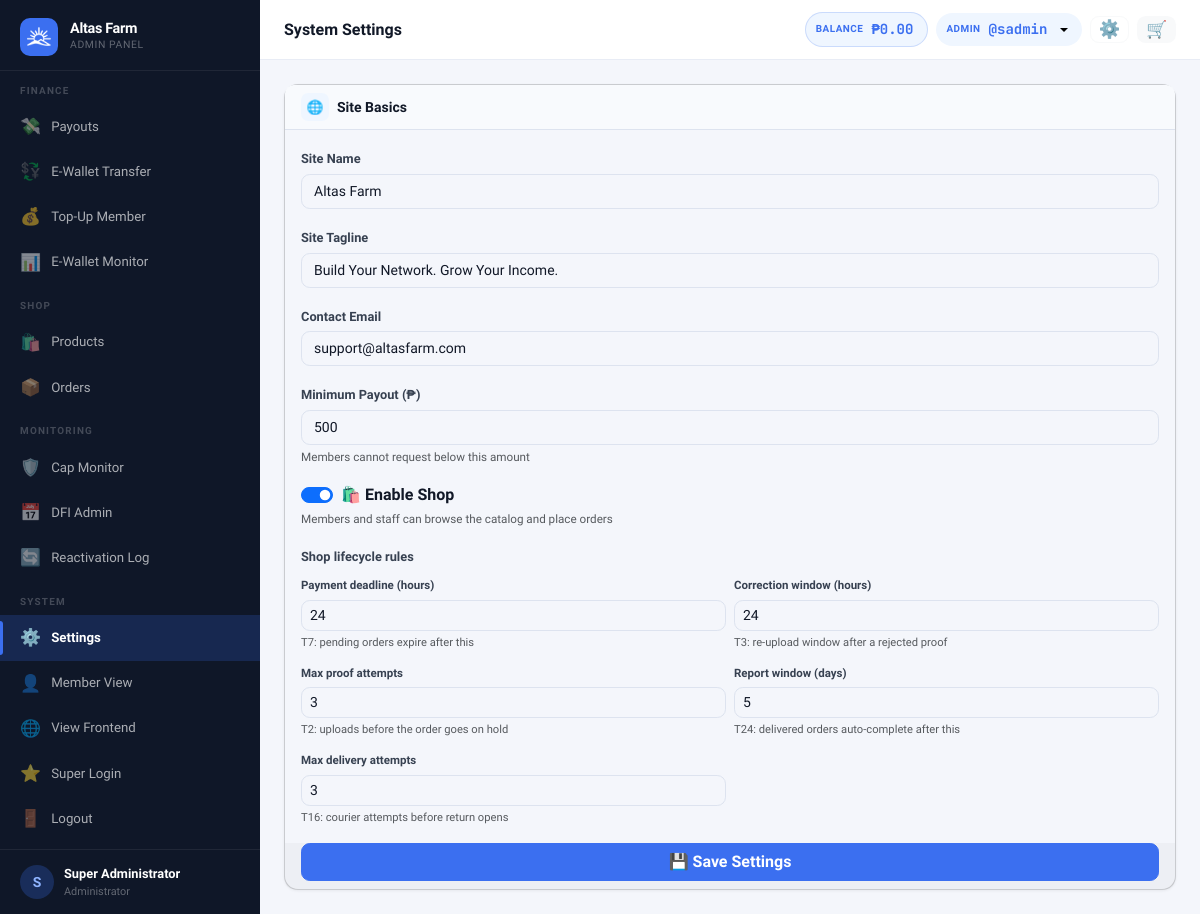
/?page=admin_settings (signed in), run on the app's committed database.
### tables this page shows
CREATE TABLE settings (
  key_name   VARCHAR(80) NOT NULL PRIMARY KEY,
  value      TEXT        NOT NULL,
  updated_at TIMESTAMP DEFAULT CURRENT_TIMESTAMP ON UPDATE CURRENT_TIMESTAMP
);

CREATE TABLE users (
  id                INT UNSIGNED AUTO_INCREMENT PRIMARY KEY,
  username          VARCHAR(40)  NOT NULL UNIQUE,
  password_hash     VARCHAR(255) NOT NULL,
  role              ENUM('member','admin','superadmin') NOT NULL DEFAULT 'member',
  package_id        INT UNSIGNED NULL,
  reg_code_id           INT UNSIGNED NULL,
  reg_payment_method    ENUM('code','ewallet','pending') NOT NULL DEFAULT 'code',
  reg_paid_by           INT UNSIGNED NULL,

   
  sponsor_id        INT UNSIGNED NULL,
  binary_parent_id  INT UNSIGNED NULL,
  binary_position   ENUM('left','right') NULL,

   
  left_count        INT UNSIGNED NOT NULL DEFAULT 0,
  left_count_paid   INT UNSIGNED NOT NULL DEFAULT 0,
  right_count       INT UNSIGNED NOT NULL DEFAULT 0,
  right_count_paid  INT UNSIGNED NOT NULL DEFAULT 0,
  pairs_paid        INT UNSIGNED NOT NULL DEFAULT 0,
  pairs_flushed     INT UNSIGNED NOT NULL DEFAULT 0,
  pairs_paid_today  INT UNSIGNED NOT NULL DEFAULT 0,   

   
  lifetime_earned       DECIMAL(14,2) NOT NULL DEFAULT 0.00,
  cap_status            ENUM('active','capped','perminact') NOT NULL DEFAULT 'active',
  capping_bypass        TINYINT(1)   NOT NULL DEFAULT 0,
  daily_cap_bypass      TINYINT(1)   NOT NULL DEFAULT 0,
  capped_at             TIMESTAMP NULL,
  last_reactivation_at  TIMESTAMP NULL,
  dfi_days_used         INT UNSIGNED NOT NULL DEFAULT 0,
  dfi_active            TINYINT(1)   NOT NULL DEFAULT 1,
  cd_active             TINYINT(1)   NOT NULL DEFAULT 0,
  ewallet_sent_today      DECIMAL(12,2) NOT NULL DEFAULT 0.00,
  ewallet_sent_this_week  DECIMAL(12,2) NOT NULL DEFAULT 0.00,

   
  full_name         VARCHAR(120) NULL,
  email             VARCHAR(120) NULL,
  mobile            VARCHAR(20)  NULL,
  gcash_number      VARCHAR(20)  NULL,
  maya_number       VARCHAR(20)  NULL,
  usdt_trc20_address VARCHAR(100) NULL,
  usdt_bep20_address VARCHAR(100) NULL,
  address           TEXT         NULL,
  photo             VARCHAR(200) NULL,

  ewallet_balance       DECIMAL(14,2) NOT NULL DEFAULT 0.00,
  withdrawable_balance  DECIMAL(14,2) NOT NULL DEFAULT 0.00,
  status                ENUM('active','suspended','pending','deactivated') NOT NULL DEFAULT 'active',
  joined_at         TIMESTAMP DEFAULT CURRENT_TIMESTAMP,
  last_login        TIMESTAMP NULL,

  FOREIGN KEY (sponsor_id)       REFERENCES users(id) ON DELETE SET NULL,
  FOREIGN KEY (binary_parent_id) REFERENCES users(id) ON DELETE SET NULL,
  FOREIGN KEY (package_id)       REFERENCES packages(id) ON DELETE SET NULL
);

### views/admin/settings.php (the view, shortened to what the rows shown need)
<?php require 'views/partials/head.php'; ?>
<?php require 'views/partials/sidebar_admin.php'; ?>
<div class="main-content">
    <?php require 'views/partials/topbar.php'; ?>
    <div class="page-content">
        <div class="tab-content">
            <div class="tab-pane fade show active" id="tabPane-basics" role="tabpanel">
                <form method="POST" action="<?= APP_URL ?>/?page=admin_save_settings">
                    <div class="card">
                        <div class="card-body">
                            <div class="mb-3">
                                <label class="form-label">Site Name</label>
                                <input type="text" name="site_name" class="form-control" value="<?= e(setting('site_name')) ?>">
                            </div>
                            <div class="mb-3">
                                <label class="form-label">Site Tagline</label>
                                <input type="text" name="site_tagline" class="form-control" value="<?= e(setting('site_tagline')) ?>">
                            </div>
                            <div class="mb-3">
                                <label class="form-label">Contact Email</label>
                                <input type="email" name="contact_email" class="form-control" value="<?= e(setting('contact_email')) ?>">
                            </div>
                            <div class="mb-3">
                                <label class="form-label">Minimum Payout (₱)</label>
                                <input type="number" name="min_payout" class="form-control" min="0" step="0.01" value="<?= e(setting('min_payout', '500')) ?>">
                                <div class="form-text">Members cannot request below this amount</div>
                            </div>
                                    <input class="form-check-input" type="checkbox" name="shop_enabled" id="shopEnabled" value="1" <?= setting('shop_enabled', '1') === '1' ? 'checked' : '' ?>>
                            <div class="row g-2">
                                <div class="col-md-6">
                                    <label class="form-label" style="font-size:.72rem;">Payment deadline (hours)</label>
                                    <input type="number" name="shop_payment_deadline_hours" class="form-control form-control-sm" min="1" value="<?= e(setting('shop_payment_deadline_hours', '24')) ?>">
                                    <div class="form-text" style="font-size:.7rem;">T7: pending orders expire after this</div>
                                </div>
                                <div class="col-md-6">
                                    <label class="form-label" style="font-size:.72rem;">Correction window (hours)</label>
                                    <input type="number" name="shop_correction_window_hours" class="form-control form-control-sm" min="1" value="<?= e(setting('shop_correction_window_hours', '24')) ?>">
                                    <div class="form-text" style="font-size:.7rem;">T3: re-upload window after a rejected proof</div>
                                </div>
                                <div class="col-md-6">
                                    <label class="form-label" style="font-size:.72rem;">Max proof attempts</label>
                                    <input type="number" name="shop_max_proof_attempts" class="form-control form-control-sm" min="1" value="<?= e(setting('shop_max_proof_attempts', '3')) ?>">
                                    <div class="form-text" style="font-size:.7rem;">T2: uploads before the order goes on hold</div>
                                </div>
                                <div class="col-md-6">
                                    <label class="form-label" style="font-size:.72rem;">Report window (days)</label>
                                    <input type="number" name="shop_report_window_days" class="form-control form-control-sm" min="1" value="<?= e(setting('shop_report_window_days', '5')) ?>">
                                    <div class="form-text" style="font-size:.7rem;">T24: delivered orders auto-complete after this</div>
                                </div>
                                <div class="col-md-6">
                                    <label class="form-label" style="font-size:.72rem;">Max delivery attempts</label>
                                    <input type="number" name="shop_max_delivery_attempts" class="form-control form-control-sm" min="1" value="<?= e(setting('shop_max_delivery_attempts', '3')) ?>">
                                    <div class="form-text" style="font-size:.7rem;">T16: courier attempts before return opens</div>
                                </div>
                            </div>
                        </div>
                    </div>
                </form>
            </div>
        </div>
    </div>
</div>
<?php require 'views/partials/footer.php'; ?>

### views/partials/sidebar_admin.php (shortened to what the rows shown need)
<?php
$cp = current_page();
$adminUser = Auth::user();
$initial = strtoupper(substr($adminUser['username'] ?? 'A', 0, 1));
$pendingPayouts = (int)db()->query("SELECT COUNT(*) FROM payout_requests WHERE status='pending'")->fetchColumn();
$pendingMembers = (int)db()->query("SELECT COUNT(*) FROM users WHERE role='member' AND status='pending'")->fetchColumn();
if (!function_exists('renderAdminNav')) {
function renderAdminNav($cp, $adminUser, $initial, $pendingPayouts, $pendingMembers)
{ ?>
  <div class="sidebar-brand">
    <div>
      <div class="brand-name"><?= e(setting('site_name', APP_NAME)) ?></div>
      <div class="brand-sub">Admin Panel</div>
    </div>
  </div>
  <div class="sidebar-footer">
    <div class="sidebar-user">
      <div class="user-avatar" style="background:rgba(59,111,240,.25);color:#8fb4ff;">
        <?= $initial ?>
      </div>
      <div class="user-info">
        <div class="user-name"><?= e($adminUser['full_name'] ?: $adminUser['username']) ?></div>
        <div class="user-role">Administrator</div>
      </div>
    </div>
  </div>
<?php } ?>
<?php }  ?>
<div class="sidebar d-none d-lg-flex flex-column">
  <?php renderAdminNav($cp, $adminUser, $initial, $pendingPayouts, $pendingMembers); ?>
</div>
    <?php renderAdminNav($cp, $adminUser, $initial, $pendingPayouts, $pendingMembers); ?>

### views/partials/topbar.php (shortened to what the rows shown need)
<?php
if (isset($_GET['page']) && $_GET['page'] === 'admin_user_view' && !empty($_GET['id']) && Auth::isAdmin()) {
    $topbarUser = getUserById((int)$_GET['id']);
    if (!$topbarUser) {
        flash('error', 'User not found.');
        redirect('/?page=admin_users');
    }
    $walletUser = $topbarUser;
} else {
    $topbarUser = Auth::user();
    $walletUser = Auth::isSuperadmin() ? (User::find(Auth::actingAdminId()) ?: $topbarUser) : $topbarUser;
}
$topbarBalance = fmt_money($walletUser['ewallet_balance'] ?? 0);
$isMember      = ($topbarUser['role'] ?? '') === 'member';
?>
<div class="topbar-wrapper no-print">
    <div class="d-flex align-items-center gap-2">
        <?php if ($isMember || Auth::isSuperadmin()): ?>
            <div class="topbar-balance d-none d-sm-flex">
                <span class="bal-label">Balance</span>
                <span class="bal-amount" id="topbarBalance"><?= $topbarBalance ?></span>
            </div>
        <?php endif; ?>
        <div class="dropdown">
            <button class="topbar-balance border-0 dropdown-toggle" type="button"
                data-bs-toggle="dropdown" aria-expanded="false"
                title="<?= e($topbarUser['username'] ?? '') ?>" style="cursor:pointer;">
                <span class="bal-label"><?= Auth::isAdmin() ? 'Admin' : 'User' ?></span>
                <span class="bal-amount">@<?= e($topbarUser['username'] ?? '') ?></span>
            </button>
        </div>
    </div>
</div>

### data on the page
settings: value "Altas Farm", site_name "Altas Farm"
users: username "S", full_name "Super Administrator", username "sadmin"
users: ewallet_balance "₱0.00"
settings: site_tagline "Build Your Network. Grow Your Income."
settings: contact_email "support@altasfarm.com"
settings: min_payout "500"
settings: shop_payment_deadline_hours "24"
settings: shop_correction_window_hours "24"
settings: shop_max_proof_attempts "3"
settings: shop_report_window_days "5"
settings: shop_max_delivery_attempts "3"

### other printed values
$pageTitle "System Settings"
